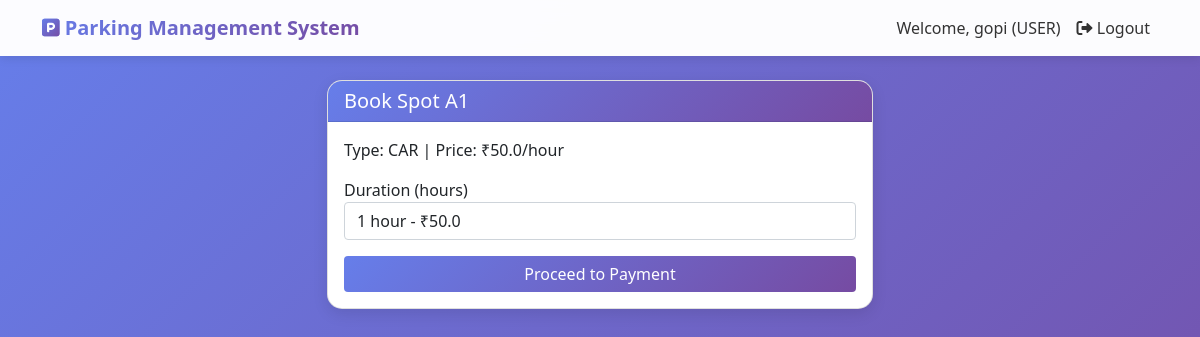
Page /user/book_slot/1 (signed in) on the committed database.
### models.py (models this page shows)
class User(UserMixin, db.Model):
    id = db.Column(db.Integer, primary_key=True)
    name = db.Column(db.String(100), nullable=False)
    email = db.Column(db.String(100), unique=True, nullable=False)
    phone = db.Column(db.String(15), nullable=False)
    password = db.Column(db.String(200), nullable=False)
    vehicle_number = db.Column(db.String(20), nullable=True)
    role = db.Column(db.String(30), default='user')
    created_at = db.Column(db.DateTime, default=datetime.utcnow)
    bookings = db.relationship('Booking', backref='user', lazy=True)
    manager_application = db.relationship('ManagerApplication', backref='user', uselist=False)

class ParkingSpot(db.Model):
    id = db.Column(db.Integer, primary_key=True)
    spot_number = db.Column(db.String(10), unique=True, nullable=False)
    spot_type = db.Column(db.String(20), nullable=False)
    price_per_hour = db.Column(db.Float, nullable=False)
    status = db.Column(db.String(20), default='available')
    bookings = db.relationship('Booking', backref='parking_spot', lazy=True)

### app.py (the view, shortened to what this page needs)
@app.route('/user/book_slot/<int:spot_id>', methods=['GET', 'POST'])
@login_required
def book_slot(spot_id):
    if current_user.role != 'user':
        flash('Access denied!', 'danger')
        return redirect(url_for('user_dashboard'))
    spot = ParkingSpot.query.get_or_404(spot_id)
    return render_template('user/book_slot.html', spot=spot)

### app.py (called while the page is built)
@login_manager.user_loader
def load_user(user_id):
    return User.query.get(int(user_id))

@app.context_processor
def utility_processor():
    return {'now': datetime.now}

### templates/user/book_slot.html (shortened to what this page needs)
{% extends "base.html" %}
{% block content %}
<div class="row justify-content-center">
    <div class="col-md-6">
        <div class="card">
            <div class="card-header">
                <h5>Book Spot {{ spot.spot_number }}</h5>
            </div>
            <div class="card-body">
                <p>Type: {{ spot.spot_type|upper }} | Price: ₹{{ spot.price_per_hour }}/hour</p>
                <form method="POST">
                    <div class="mb-3">
                        <label>Duration (hours)</label>
                        <select name="duration" class="form-control">
                            <option value="1">1 hour - ₹{{ spot.price_per_hour }}</option>
                        </select>
                    </div>
                    <button type="submit" class="btn btn-primary w-100">Proceed to Payment</button>
                </form>
            </div>
        </div>
    </div>
</div>
{% endblock %}

### templates/base.html (shortened to what this page needs)
<!DOCTYPE html>
<html lang="en">
<head>
    <link rel="stylesheet" href="{{ url_for('static', filename='css/style.css') }}">
    <link rel="stylesheet" href="https://cdnjs.cloudflare.com/ajax/libs/font-awesome/6.0.0/css/all.min.css">   <link href="https://cdn.jsdelivr.net/npm/bootstrap@5.1.3/dist/css/bootstrap.min.css" rel="stylesheet">
    <link rel="stylesheet" href="https://cdnjs.cloudflare.com/ajax/libs/font-awesome/6.0.0/css/all.min.css">
</head>
<body>
    <nav class="navbar navbar-expand-lg navbar-light">
        <div class="container">
            <a class="navbar-brand" href="/">
                <i class="fas fa-parking"></i> Parking Management System
            </a>
            <div class="collapse navbar-collapse" id="navbarNav">
                <ul class="navbar-nav ms-auto">
                    {% if current_user.is_authenticated %}
                        <li class="nav-item">
                            <span class="nav-link">Welcome, {{ current_user.name }} ({{ current_user.role|upper }})</span>
                        </li>
                        <li class="nav-item">
                            <a class="nav-link" href="{{ url_for('logout') }}">
                                <i class="fas fa-sign-out-alt"></i> Logout
                            </a>
                        </li>
                    {% endif %}
                </ul>
            </div>
        </div>
    </nav>
    <div class="container mt-4">
        {% block content %}{% endblock %}
    </div>
</body>
</html>

### static/css/style.css (style rules this page uses)
* { margin: 0; padding: 0; box-sizing: border-box; }
body { font-family: 'Poppins', 'Segoe UI', Tahoma, Geneva, Verdana, sans-serif; background: linear-gradient(135deg, #667eea 0%, #764ba2 100%); min-height: 100vh; overflow-x: hidden; }
.navbar { background: rgba(255, 255, 255, 0.98) !important; box-shadow: 0 2px 20px rgba(0, 0, 0, 0.1); backdrop-filter: blur(10px); padding: 1rem 0; }
.navbar-brand { font-size: 1.5rem; font-weight: bold; background: linear-gradient(135deg, #667eea 0%, #764ba2 100%); -webkit-background-clip: text; background-clip: text; color: transparent !important; transition: all 0.3s ease; }
.navbar-brand i { background: linear-gradient(135deg, #667eea 0%, #764ba2 100%); -webkit-background-clip: text; background-clip: text; color: transparent; }
.nav-link { color: #333 !important; font-weight: 500; transition: all 0.3s ease; position: relative; }
.nav-link::after { content: ''; position: absolute; width: 0; height: 2px; background: linear-gradient(135deg, #667eea 0%, #764ba2 100%); bottom: 0; left: 50%; transition: all 0.3s ease; }
.card { border: none; border-radius: 20px; box-shadow: 0 10px 40px rgba(0, 0, 0, 0.1); transition: all 0.3s ease; overflow: hidden; background: white; }
.card-header { background: linear-gradient(135deg, #667eea 0%, #764ba2 100%); color: white; border: none; padding: 1rem 1.5rem; font-weight: 600; }
.card-header h5, .card-header h3 { margin: 0; color: white; }
.card-body { padding: 1.5rem; }
.btn { border-radius: 50px; padding: 0.6rem 1.5rem; font-weight: 600; transition: all 0.3s ease; position: relative; overflow: hidden; }
.btn::before { content: ''; position: absolute; top: 50%; left: 50%; width: 0; height: 0; border-radius: 50%; background: rgba(255, 255, 255, 0.3); transform: translate(-50%, -50%); transition: width 0.6s, height 0.6s; }
.btn-primary { background: linear-gradient(135deg, #667eea 0%, #764ba2 100%); border: none; color: white; }
.form-control, .form-select { border-radius: 10px; border: 2px solid #e2e8f0; padding: 0.7rem 1rem; transition: all 0.3s ease; font-size: 0.95rem; }
.card, .dashboard-card, .alert { animation: fadeIn 0.6s ease; }
.card { box-shadow:0 2px 10px rgba(0,0,0,0.1); }

### templates/base.html (style rules this page uses)
body { background: linear-gradient(135deg, #667eea 0%, #764ba2 100%); min-height: 100vh; }
.navbar { background: rgba(255,255,255,0.95); box-shadow: 0 2px 10px rgba(0,0,0,0.1); }
.card { border-radius: 15px; box-shadow: 0 5px 15px rgba(0,0,0,0.1); transition: transform 0.3s; }
.btn-primary { background: linear-gradient(135deg, #667eea 0%, #764ba2 100%); border: none; }

### rows in the picture
User: name "gopi", role "USER"
ParkingSpot: spot_number "A1", spot_type "CAR", price_per_hour "50.0"
